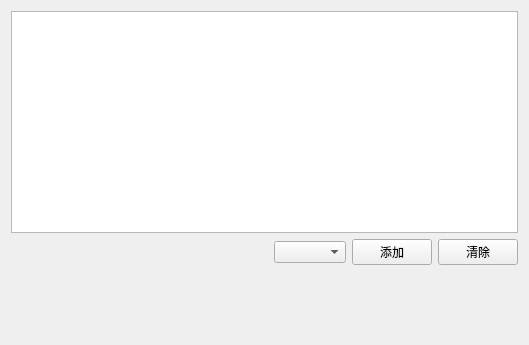
<?xml version="1.0" encoding="UTF-8"?>
<ui version="4.0">
 <class>WaveformsWidget</class>
 <widget class="QWidget" name="WaveformsWidget">
  <property name="geometry">
   <rect>
    <x>0</x>
    <y>0</y>
    <width>529</width>
    <height>345</height>
   </rect>
  </property>
  <property name="windowTitle">
   <string>WaveformsWidget</string>
  </property>
  <layout class="QVBoxLayout" name="verticalLayout" stretch="7,1,2">
   <item>
    <widget class="QChartView" name="chartView"/>
   </item>
   <item>
    <layout class="QHBoxLayout" name="horizontalLayout">
     <item>
      <spacer name="horizontalSpacer">
       <property name="orientation">
        <enum>Qt::Horizontal</enum>
       </property>
       <property name="sizeHint" stdset="0">
        <size>
         <width>40</width>
         <height>20</height>
        </size>
       </property>
      </spacer>
     </item>
     <item>
      <widget class="QComboBox" name="waveformsBox"/>
     </item>
     <item>
      <widget class="QPushButton" name="addBtn">
       <property name="text">
        <string>添加</string>
       </property>
      </widget>
     </item>
     <item>
      <widget class="QPushButton" name="clearBtn">
       <property name="text">
        <string>清除</string>
       </property>
      </widget>
     </item>
    </layout>
   </item>
   <item>
    <widget class="QStackedWidget" name="stackedWidget">
     <property name="sizePolicy">
      <sizepolicy hsizetype="Preferred" vsizetype="Minimum">
       <horstretch>0</horstretch>
       <verstretch>0</verstretch>
      </sizepolicy>
     </property>
     <property name="currentIndex">
      <number>0</number>
     </property>
     <widget class="QWidget" name="page"/>
     <widget class="QWidget" name="page_2"/>
    </widget>
   </item>
  </layout>
 </widget>
 <customwidgets>
  <customwidget>
   <class>QChartView</class>
   <extends>QGraphicsView</extends>
   <header>QtCharts</header>
  </customwidget>
 </customwidgets>
 <resources/>
 <connections/>
</ui>
